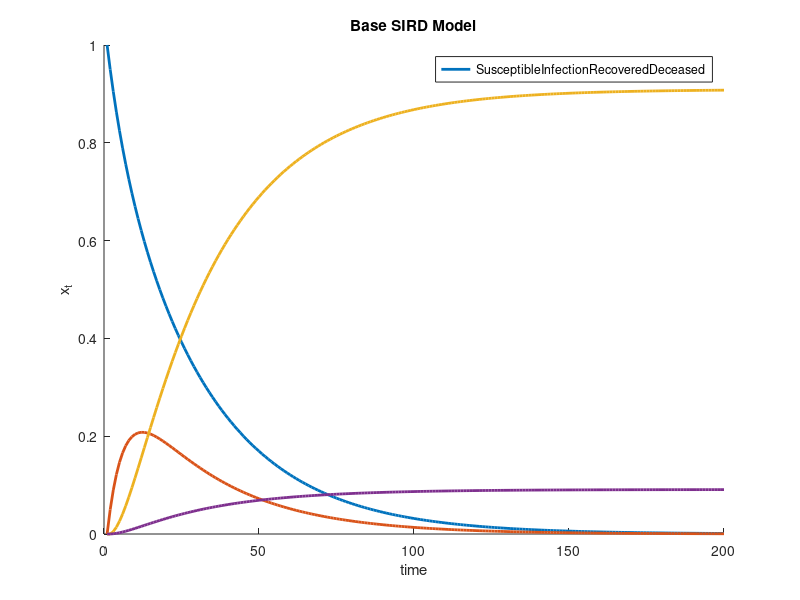
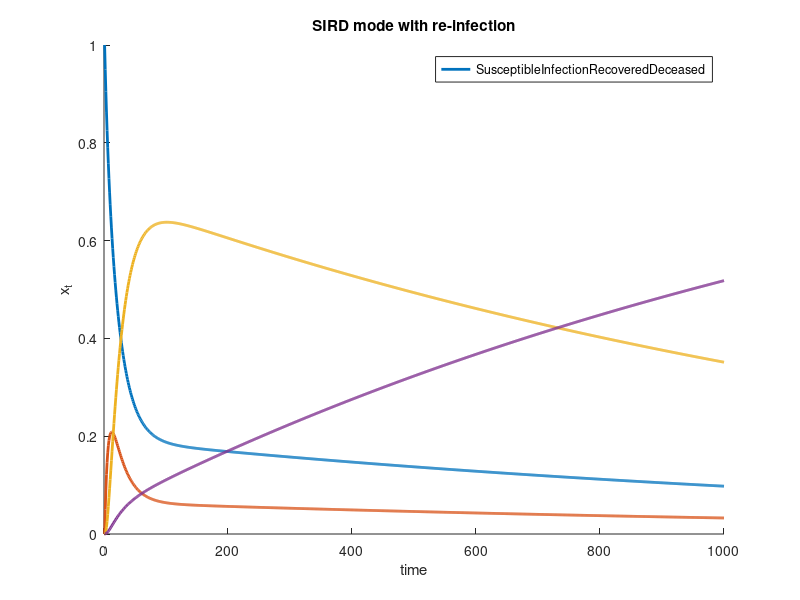
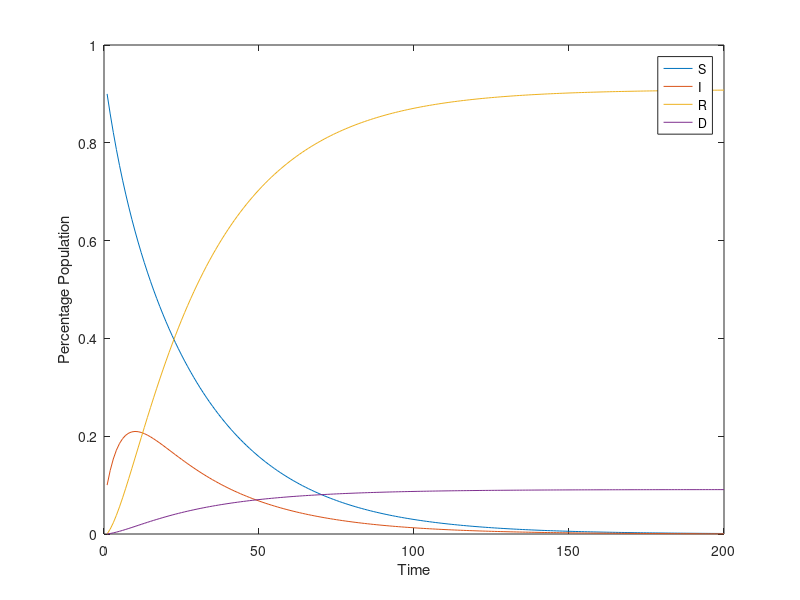

Write the MATLAB code that produced these figures, in order.
clearvars;
close all;

% Question 1: Simulate the model described in Section 9.3 of the book
X = zeros(4,100);
X(:,1) = [1,0,0,0]';
t = 1:200;
A = [0.95,0.04,0,0; 
    0.05,0.85,0,0;
    0,0.10,1,0;
    0,0.01,0,1];

for i = 2:200
    X(:,i) = A * X(:,i-1);
end

hold on;
plot(t, X(1,:),'LineWidth',2);
plot(t, X(2,:),'LineWidth',2);
plot(t, X(3,:),'LineWidth',2);
plot(t, X(4,:),'LineWidth',2);
xlabel("time");
ylabel("x_t");
legend(["Susceptible", "Infection", "Recovered", "Deceased"]);
title("Base SIRD Model")
fprintf("After about 100 days, the state converges to 1 and 10% of the population deceased.");

% Question 2: Implelement the senario in which 1 percent of the recovered
% population becomes susceptible 
A = [0.95, 0.04,  0.01, 0; 
     0.05, 0.85,  0,   0;
     0,    0.10,  0.99, 0;
     0,    0.01,  0,   1];
t = 1:1000;

for i = 2:1000
    X(:,i) = A * X(:,i-1);
end


figure;
hold on;
plot(t, X(1,:),'LineWidth',2);
plot(t, X(2,:),'LineWidth',2);
plot(t, X(3,:),'LineWidth',2);
plot(t, X(4,:),'LineWidth',2);
xlabel("time");
ylabel("x_t");
legend(["Susceptible", "Infection", "Recovered", "Deceased"]);
title("SIRD mode with re-infection")

% Question 3
% Below is the code in the base_sir.m file, which uses ss and lsim function
% to simulate
A = [0.95 0.04 0 0; 0.05 0.85 0 0; 0 0.1 1 0; 0 0.01 0 1];

% The following matrix is needed to use the lsim function to simulate the
% system in question
B = zeros(4,1);

% initial conditions (i.e., values of S, I, R, D at t=0).
x0 = [0.9 0.1 0 0];

% Here is a compact way to simulate a linear dynamical system.
% Type 'help ss', 'help lsim', etc., to learn about how these functions work!!
sys_sir_base = ss(A,B,eye(4),zeros(4,1),1);
Y = lsim(sys_sir_base,zeros(200,1),linspace(0,199,200),x0);

% plot the output trajectory
figure;
plot(Y);
legend('S','I','R','D');
xlabel('Time')
ylabel('Percentage Population');

%The output using the ss and lsim functions has the same outcome as our own in part i.